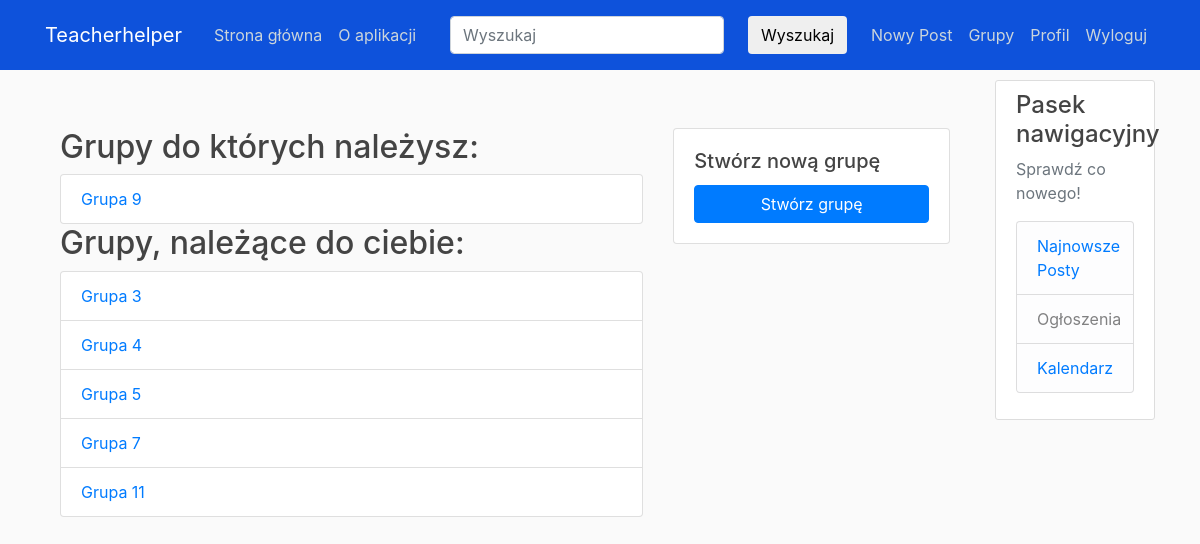
Screenshot of /groups/ (signed in) with the database file from the repository.
### users/models.py (models this page shows, shortened)
class Group(models.Model):
    name = models.CharField(max_length=100, unique=True)
    description = models.TextField(blank=True)
    members = models.ManyToManyField(User, related_name='custom_groups')  # Zmiana related_name
    owner = models.ForeignKey(User, on_delete=models.CASCADE, related_name='owned_groups')

### users/views.py (the view)
# urls.py: path('groups/', user_views.group_list, name='group_list'),
@login_required
def group_list(request):
    user = request.user
    user_groups = Group.objects.filter(members=user)
    owned_groups = Group.objects.filter(owner=user)
    all_groups = user_groups.union(owned_groups)  # Połączenie grup, których użytkownik jest członkiem i właścicielem
    return render(request, 'users/group_list.html', {'user_groups': user_groups, 'owned_groups': owned_groups, 'all_groups': all_groups})

### users/templates/users/group_list.html (shortened to what this page needs)
{% extends "blog/base.html" %}
{% block content %}
    <div class="container mt-5">
        <div class="row">
            <div class="col-md-8">
                {% if user_groups %}
                    <h2>Grupy do których należysz:</h2>
                    <ul class="list-group">
                        {% for group in user_groups %}
                            <li class="list-group-item"><a href="{% url 'group_detail' group.id %}">{{ group.name }}</a></li>
                        {% endfor %}
                    </ul>
                {% endif %}
                {% if owned_groups %}
                    <h2>Grupy, należące do ciebie:</h2>
                    <ul class="list-group">
                        {% for group in owned_groups %}
                            <li class="list-group-item"><a href="{% url 'group_detail' group.id %}">{{ group.name }}</a></li>
                        {% endfor %}
                    </ul>
                {% endif %}
            </div>
            <div class="col-md-4">
                <div class="card">
                    <div class="card-body">
                        <h5 class="card-title">Stwórz nową grupę</h5>
                        <a href="{% url 'create_group' %}" class="btn btn-primary btn-block">Stwórz grupę</a>
                    </div>
                </div>
            </div>
        </div>
    </div>
{% endblock %}

### blog/static/blog/main.css (style rules this page uses)
body { background: #fafafa; color: #333333; margin-top: 5rem; }
h1, h2, h3, h4, h5, h6 { color: #444444; }
ul { margin: 0; }

### rows the page displays
Group: name "Grupa 9"
Group: name "Grupa 3"
Group: name "Grupa 4"
Group: name "Grupa 5"
Group: name "Grupa 7"
Group: name "Grupa 11"
